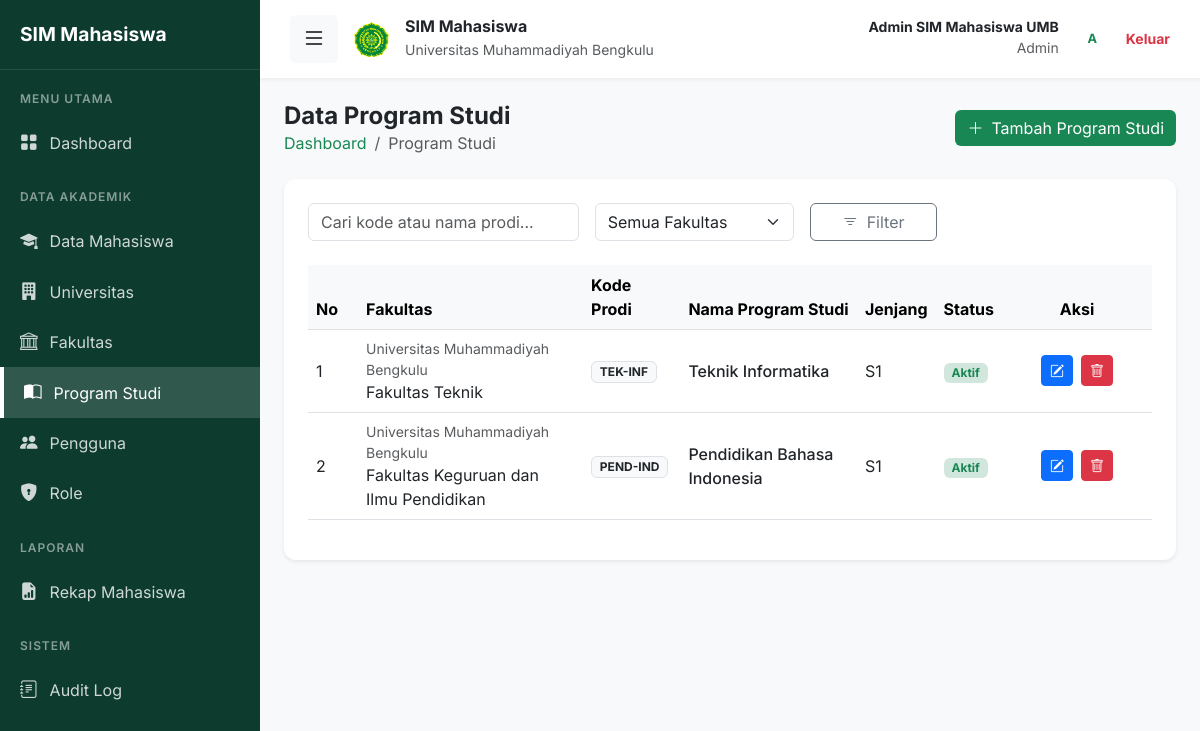
The page /program_studi/index.php (signed in) on the database its author committed.
### tables this page shows
CREATE TABLE IF NOT EXISTS program_studi (
    id INT AUTO_INCREMENT PRIMARY KEY,
    fakultas_id INT NOT NULL,
    kode_prodi VARCHAR(20) NOT NULL,
    nama_prodi VARCHAR(100) NOT NULL,
    jenjang VARCHAR(20) NOT NULL,
    status_prodi ENUM('Aktif', 'Tidak Aktif') DEFAULT 'Aktif',
    created_at TIMESTAMP DEFAULT CURRENT_TIMESTAMP,
    FOREIGN KEY (fakultas_id) REFERENCES fakultas(id) ON DELETE CASCADE,
    UNIQUE(fakultas_id, kode_prodi)
);

CREATE TABLE IF NOT EXISTS universitas (
    id INT AUTO_INCREMENT PRIMARY KEY,
    kode_universitas VARCHAR(20) NOT NULL UNIQUE,
    nama_universitas VARCHAR(100) NOT NULL,
    alamat TEXT,
    email VARCHAR(100),
    nomor_telepon VARCHAR(20),
    created_at TIMESTAMP DEFAULT CURRENT_TIMESTAMP
);

CREATE TABLE IF NOT EXISTS fakultas (
    id INT AUTO_INCREMENT PRIMARY KEY,
    universitas_id INT NOT NULL,
    kode_fakultas VARCHAR(20) NOT NULL,
    nama_fakultas VARCHAR(100) NOT NULL,
    created_at TIMESTAMP DEFAULT CURRENT_TIMESTAMP,
    FOREIGN KEY (universitas_id) REFERENCES universitas(id) ON DELETE CASCADE,
    UNIQUE(universitas_id, kode_fakultas)
);

### includes/functions.php (called while the page is built, shortened)
<?php
function h($string) {
    return htmlspecialchars($string, ENT_QUOTES, 'UTF-8');
}
?>

### program_studi/index.php (the view, shortened to what this page needs)
<?php
require_once '../config/database.php';
require_once '../includes/functions.php';
$search = $_GET['search'] ?? '';
$where = [];
$params = [];
$where_sql = count($where) > 0 ? " WHERE " . implode(" AND ", $where) : "";
$query = "SELECT p.*, f.nama_fakultas, u.nama_universitas
          FROM program_studi p
          JOIN fakultas f ON p.fakultas_id = f.id
          JOIN universitas u ON f.universitas_id = u.id
          $where_sql
          ORDER BY p.id DESC";
$stmt = $pdo->prepare($query);
$stmt->execute($params);
$prodi = $stmt->fetchAll();
require_once '../includes/header.php';
?>
<div class="d-flex justify-content-between align-items-center mb-4">
    <div>
        <h4 class="fw-bold text-hijau-tua mb-0">Data Program Studi</h4>
        <nav aria-label="breadcrumb">
            <ol class="breadcrumb small mb-0">
                <li class="breadcrumb-item"><a href="../dashboard.php" class="text-decoration-none text-success">Dashboard</a></li>
                <li class="breadcrumb-item active" aria-current="page">Program Studi</li>
            </ol>
        </nav>
    </div>
    <a href="add.php" class="btn btn-hijau d-flex align-items-center">
        <i class="bi bi-plus-lg me-2"></i> Tambah Program Studi
    </a>
</div>
<div class="card card-custom border-0 shadow-sm bg-white">
    <div class="card-body p-4">
        <form action="" method="GET" class="row g-3 mb-4">
            <div class="col-md-4">
                <input type="text" name="search" class="form-control" placeholder="Cari kode atau nama prodi..." value="<?= h($search) ?>">
            </div>
            <div class="col-md-3">
                <select name="fakultas_id" class="form-select">
                    <option value="">Semua Fakultas</option>
                </select>
            </div>
            <div class="col-md-2">
                <button class="btn btn-outline-secondary w-100" type="submit">
                    <i class="bi bi-filter me-1"></i> Filter
                </button>
            </div>
        </form>
        <div class="table-responsive">
            <table class="table table-hover align-middle">
                <thead class="table-light">
                    <tr>
                        <th width="50">No</th>
                        <th>Fakultas</th>
                        <th>Kode Prodi</th>
                        <th>Nama Program Studi</th>
                        <th>Jenjang</th>
                        <th>Status</th>
                        <th width="150" class="text-center">Aksi</th>
                    </tr>
                </thead>
                <tbody>
                    <?php if (count($prodi) > 0): ?>
                        <?php foreach ($prodi as $index => $p): ?>
                            <tr>
                                <td><?= $index + 1 ?></td>
                                <td><small class="text-muted d-block"><?= h($p['nama_universitas']) ?></small><?= h($p['nama_fakultas']) ?></td>
                                <td><span class="badge bg-light text-dark border"><?= h($p['kode_prodi']) ?></span></td>
                                <td class="fw-medium"><?= h($p['nama_prodi']) ?></td>
                                <td><?= h($p['jenjang']) ?></td>
                                <td>
                                    <span class="badge <?= $p['status_prodi'] === 'Aktif' ? 'bg-success-subtle text-success' : 'bg-danger-subtle text-danger' ?> px-2 py-1">
                                        <?= h($p['status_prodi']) ?>
                                    </span>
                                </td>
                                <td class="text-center">
                                    <div class="d-flex justify-content-center gap-2">
                                        <a href="edit.php?id=<?= $p['id'] ?>" class="btn btn-sm btn-primary" title="Edit">
                                            <i class="bi bi-pencil-square"></i>
                                        </a>
                                        <button type="button" class="btn btn-sm btn-danger" title="Hapus"
                                                onclick="confirmDelete(<?= $p['id'] ?>, '<?= h($p['nama_prodi']) ?>')">
                                            <i class="bi bi-trash"></i>
                                        </button>
                                    </div>
                                </td>
                            </tr>
                        <?php endforeach; ?>
                    <?php else: ?>
                        <tr>
                            <td colspan="7" class="text-center py-4 text-muted small">Data tidak ditemukan</td>
                        </tr>
                    <?php endif; ?>
                </tbody>
            </table>
        </div>
    </div>
</div>
<?php require_once '../includes/footer.php'; ?>

### includes/header.php (style rules this page uses)
:root { --hijau-tua: #0d3b2e; --hijau-mint: #d1e7dd; --hijau-utama: #198754; --bg-konten: #f8f9fa; }
body { font-family: 'Inter', sans-serif; background-color: var(--bg-konten); overflow-x: hidden; }
.btn-hijau { background-color: var(--hijau-utama); color: white; border: none; transition: all 0.2s; }
.card-custom { border: 1px solid #eee; border-radius: 12px; box-shadow: 0 2px 10px rgba(0,0,0,0.02); transition: transform 0.2s; }

### rows shown on the page
program_studi: universitas.nama_universitas "Universitas Muhammadiyah Bengkulu", fakultas.nama_fakultas "Fakultas Teknik", kode_prodi "TEK-INF", nama_prodi "Teknik Informatika", jenjang "S1", status_prodi "Aktif"
program_studi: universitas.nama_universitas "Universitas Muhammadiyah Bengkulu", fakultas.nama_fakultas "Fakultas Keguruan dan Ilmu Pendidikan", kode_prodi "PEND-IND", nama_prodi "Pendidikan Bahasa Indonesia", jenjang "S1", status_prodi "Aktif"

### other values the page prints
$_SESSION['nama_lengkap'] "Admin SIM Mahasiswa UMB"
$_SESSION['role_name'] "Admin"
substr($_SESSION['nama_lengkap'], 0, 1) "A"
